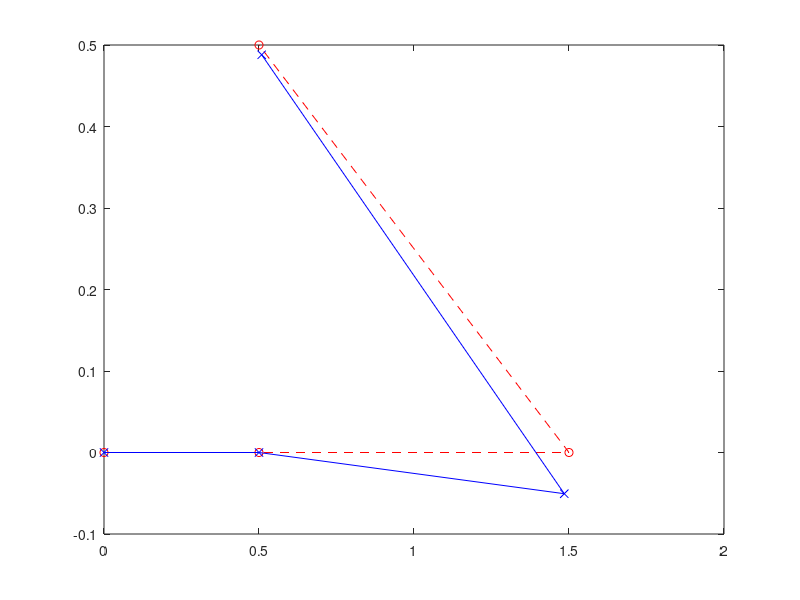

This chart was generated by the following MATLAB code:
nel=5;
nn=4;
Kg=zeros(nn*2,nn*2);
Fg=zeros(nn*2,1);
Ug=zeros(nn*2,1);
Fg(6,1)= -1500;
Fg(7,1)= -1000;

E=11.4e6;
A=5e-3;
L1=0.5;
L2=1;
L3=0.5*sqrt(2);
L4=0.5*sqrt(5);
l=[L1 L2 L3 L4 ];
Angle=[0 0 pi-pi/3 pi/2 pi/4];


for ele=1:3
  L=l(ele);
  theta=Angle(ele);
  function Kl = stiffness(E,A,L,theta)
  k=E*A/L;
  Ke=[k 0 -k 0; 0 0 0 0; -k 0 k 0; 0 0 0 0];
  c= cos(theta);
  s= sin(theta);
  R=[c -s 0 0; s c 0 0; 0 0 c -s; 0 0 s c];
  Kl=R*Ke*R';
end
  Kl=stiffness(E,A,L,theta);
  loc1= ele*2-1;
  loc2= loc1+3;
  Kg(loc1:loc2,loc1:loc2)=Kg(loc1:loc2,loc1:loc2)+ Kl;
end

K4= stiffness(E,A,L3,pi/4);
K5= stiffness(E,A,L1,pi/2);
Kg(1,1)+=K4(1,1);
Kg(1,7)+=K4(1,3);
Kg(2,1)+=K4(2,1);
Kg(2,2)+=K4(2,2);
Kg(2,7)+=K4(2,3);
Kg(7,1)+=K4(3,1);
Kg(7,2)+=K4(3,2);
Kg(7,7)+=K4(3,3);
Kg(7,8)+=K4(3,4);
Kg(8,1)+=K4(4,1);
Kg(8,2)+=K4(4,2);
Kg(8,7)+=K4(4,3);
Kg(8,8)+=K4(4,4);
Kg(3,3)+=K5(1,1);
Kg(3,4)+=K5(1,2);
Kg(3,7)+=K5(1,3);
Kg(3,8)+=K5(1,4);
Kg(4,3)+=K5(2,1);
Kg(4,8)+=K5(2,4);
Kg(7,3)+=K5(3,1);
Kg(7,4)+=K5(3,2);
Kg(7,7)+=K5(3,3);
Kg(7,8)+=K5(3,4);
Kg(8,3)+=K5(4,1);
Kg(8,4)+=K5(4,2);
Kg(8,7)+=K5(4,3);
Kg(8,8)+=K5(4,4);

K=Kg(5:end,5:end);
F=Fg(5:end,1);

U=K\F;
Ug(5:end,1)=U;

Fg=Kg*Ug;

p=[0 0 0.5 0 1.5 0 0.5 0.5]';
pnew=Ug+p;


plot(p(1:2:end),p(2:2:end),'--or');
hold on;
plot(pnew(1:2:end),pnew(2:2:end),'-xb');
